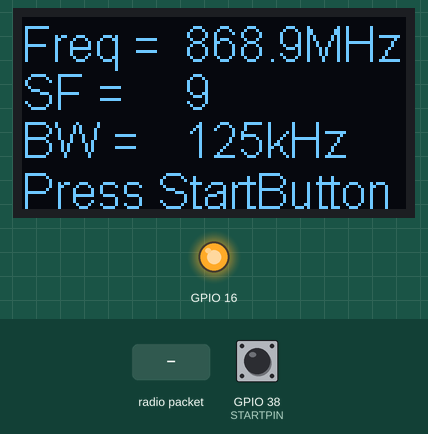
This sketch was run on a simulated ESP32. Shown: 128×64 one-colour display, output pins drawn as LEDs (lit = HIGH). Inputs (shaded band) come from the test bench; at power-on: GPIO 38 (STARTPIN) HIGH. No radio packets arrive unless stated; what the sketch prints to the serial monitor is not drawn.

Above: at 0.8 s.
0.9 s: GPIO 38 (STARTPIN) pulled LOW for 1 s
At 1.6 s:
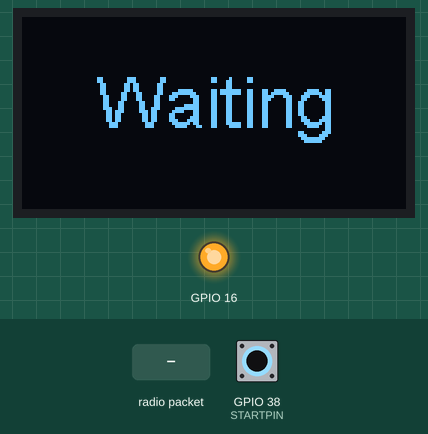
3.4 s: radio packet "1" arrives
Timing chart, 0 to 6.4 s (numbered marks = the images above; inputs shaded):
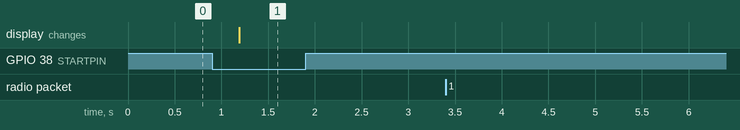

The sketch:

AntennaTestSender_tbeam.ino
```cpp
/* Antenna-tester for LoRa T-beam ESP32
BoardManager 2.0.16    Board T-beam
External Button on pin 13
*/

#include "SSD1306.h" // alias for `#include "SSD1306Wire.h"'
#include <LoRa.h>    // by Sandeep Mistry ver. 0.8.0
#include <ArduinoJson.h> // ver. 5.13

// WIFI_LoRa_32 ports
// GPIO5  -- SX1278's SCK
// GPIO19 -- SX1278's MISO
// GPIO27 -- SX1278's MOSI
// GPIO18 -- SX1278's CS
// GPIO14 -- SX1278's RESET
// GPIO26 -- SX1278's IRQ(Interrupt Request)

// GPIO16 -- OLED RESET


#define SS      18
#define RST     14
#define DI0     26


// freq, SF, BW are also used as numbers in the setup
#define FREQUENCY 868900000
#define spreadingFactor 9
#define SignalBandwidth 125E3
#define preambleLength 8
#define codingRateDenominator 8

#define TIMEOUT 2000
#define DELAY_MS 400
#define STARTPIN 38 //38 onboard button,  13 external pushbutton on IO 13

float testmax = 50.0;  // number of pings to average.
int rssi;
int performance;
float average;

SSD1306  display(0x3c, 21, 22);

void initDisplay12() {
  display.init();
  display.flipScreenVertically();
  display.setFont(ArialMT_Plain_16);
  display.setColor(WHITE);
}

void initDisplay24() {
  display.init();
  display.flipScreenVertically();
  display.setFont(ArialMT_Plain_24);
  display.setColor(WHITE);
}

bool sendMessage() {
  bool success = false;
  char json[500];
  StaticJsonBuffer<500> jsonBuffer;
  JsonObject& sendMessage = jsonBuffer.createObject();
  sendMessage["freq"] = FREQUENCY;
  sendMessage["sf"] = spreadingFactor;
  sendMessage["RSSI"] = "";

  // Send Packet
  String sMessage;
  Serial.println("Send");
  sendMessage.printTo(sMessage);
  //LoRa.setTxPower(power);
  LoRa.beginPacket();
  LoRa.print(sMessage);
  LoRa.endPacket();

  // Receive Message
  unsigned long entry = millis();
  Serial.println("wait for receive");
  while (LoRa.parsePacket() == 0 && (millis() < entry + TIMEOUT));
  Serial.println("receive");
  if (millis() < entry + TIMEOUT - 1) {
    // received a packet
    json[0] = '\0';
    while (LoRa.available()) {
      byte hi = strlen(json);
      json[hi] = (char)LoRa.read();
      json[hi + 1] = '\0';
    }
    JsonObject & recMessage = jsonBuffer.parse(json);
    if (recMessage.success()) {
      rssi = recMessage["RSSI"];
      Serial.print(" RSSI: ");
      Serial.print(rssi);
      Serial.print(" Performance: ");
      performance = (rssi);
      Serial.println(performance);

      success = true;
    } else  Serial.println("parseObject() failed");
  } else Serial.println("Timeout");
  return success;
}

void initLoRa() {

  SPI.begin(5, 19, 27, 18);
  LoRa.setPins(SS, RST, DI0);
  if (!LoRa.begin(FREQUENCY)) {
    Serial.println("Starting LoRa failed!");
    while (1);
  }
  Serial.print("FREQUENCY ");
  Serial.println(FREQUENCY);
  //LoRa.setTxPower(1);
  Serial.print("LoRa Spreading Factor: ");
  Serial.println(spreadingFactor);
  LoRa.setSpreadingFactor(spreadingFactor);
  Serial.print("LoRa Signal Bandwidth: ");
  Serial.println(SignalBandwidth);
  LoRa.setSignalBandwidth(SignalBandwidth);
  Serial.println("LoRa Initial OK!");
}

void setup()
{
  Serial.begin(115200);
  pinMode(16, OUTPUT);
  digitalWrite(16, HIGH);
  pinMode(STARTPIN, INPUT_PULLUP);

  initDisplay12();
  display.clear();
  display.setTextAlignment(TEXT_ALIGN_LEFT);
  display.setFont(ArialMT_Plain_16);
  display.drawString(0, 0, "Freq = ");
  display.drawString(54, 0, "868.9MHz");  //"868.9MHz"
  display.drawString(0, 16, "SF = ");
  display.drawString(54, 16, "9");
  display.drawString(0, 32, "BW = ");
  display.drawString(54, 32, "125kHz");
  display.drawString(0, 49, "Press StartButton");
  display.display();
  while (digitalRead(STARTPIN) > 0) { // Wait for start
  }
  delay(250);
  /*initDisplay24();

  display.clear();
  display.setTextAlignment(TEXT_ALIGN_CENTER);
  display.setFont(ArialMT_Plain_24);
  display.drawString(64, 0, "Press");
  display.drawString(64, 35, "Button");
  display.display();
  */
  initLoRa();
}

void loop()
{
  Serial.println("Press button");
  while (digitalRead(STARTPIN) > 0) { // Wait for start
  }
  Serial.println("waiting");
  display.clear();
  display.setColor(WHITE);
  display.setTextAlignment(TEXT_ALIGN_CENTER);
  display.setFont(ArialMT_Plain_24);
  display.drawString(64, 15, "Waiting");
  display.display();
  delay(4000);

  Serial.println("Start ");
  float sum = 0;
  for (int i = 0; i < testmax; i++) {
    while (!sendMessage()) {
      Serial.println("Failure");
      delay(DELAY_MS);
    }
    sum = sum + performance;
    display.clear();
    display.setColor(WHITE);
    display.setTextAlignment(TEXT_ALIGN_LEFT);
    display.setFont(ArialMT_Plain_24);
    display.drawString(0, 0, "RSSI: " + String(rssi));
    display.setTextAlignment(TEXT_ALIGN_CENTER);
    display.setFont(ArialMT_Plain_24);
    display.drawString(60, 35, String(i+1));//: " + String(performance));
    display.display();
    delay(DELAY_MS);
  }

  //buzz(100, 3);
  average = (sum / testmax);
  Serial.print("Average RSSI ");
  Serial.println(average);

  char line3[15];
  dtostrf(average, 7, 2, line3);
  display.clear();
  display.setTextAlignment(TEXT_ALIGN_LEFT);
  display.setFont(ArialMT_Plain_24);
  display.drawString(0, 0, "AVG" );
  display.drawString(50, 0, line3);
  display.setTextAlignment(TEXT_ALIGN_CENTER);
  display.drawString(64, 35, "Button");
  display.display();
}
```

Measured:
- after the input at 0.9 s, the display: changes after 0.29 s (image 1)
- after the input at 3.4 s, every drawn part: stays the same
